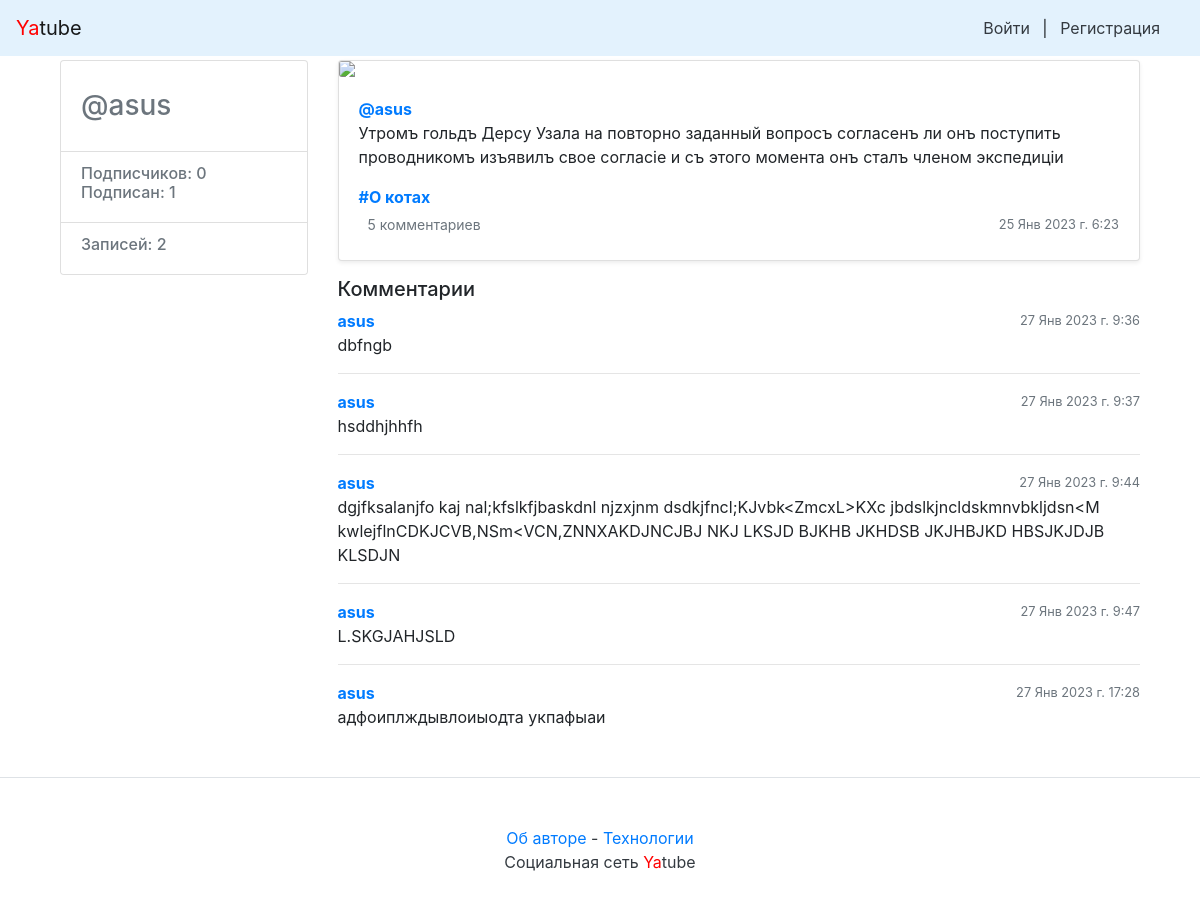
Screenshot of /asus/45/ with the database file from the repository.
### posts/models.py (models this page shows, shortened)
class Post(models.Model):
    objects = None
    text = models.TextField(verbose_name='Текст')
    pub_date = models.DateTimeField("date published", auto_now_add=True)
    author = models.ForeignKey(
        User,
        on_delete=models.CASCADE,
        related_name="posts",
        verbose_name='Автор'
    )
    group = models.ForeignKey(
        'Group',
        on_delete=models.CASCADE,
        related_name="posts", blank=True,
        null=True,
        verbose_name='Группа'
    )
    image = models.ImageField(
        upload_to='posts/%Y/%m/%d/',
        blank=True,
        null=True,
        verbose_name='Изображение'
    )
    class Meta:
        ordering = ['-pub_date']
        verbose_name = 'Пост'
        verbose_name_plural = 'Посты'

class Group(models.Model):
    title = models.CharField(max_length=200, verbose_name='Название группы')
    slug = models.SlugField(unique=True, verbose_name='URL адрес/')
    description = models.TextField(verbose_name='Описание группы')
    class Meta:
        verbose_name = 'Группа'
        verbose_name_plural = 'Группы'

class Comment(models.Model):
    post = models.ForeignKey(
        Post,
        on_delete=models.CASCADE,
        related_name="comments",
        verbose_name='Пост'
    )
    author = models.ForeignKey(
        User,
        on_delete=models.CASCADE,
        related_name="comments",
        verbose_name='Автор'
    )
    text = models.TextField(verbose_name='Текст')
    created = models.DateTimeField("comment_created", auto_now_add=True)
    class Meta:
        verbose_name = 'Комментарий'
        verbose_name_plural = 'Комментарии'

### posts/views.py (the view)
# urls.py: path('<str:username>/<int:post_id>/', views.post_view, name='post'),
def post_view(request, username, post_id):
    author = get_object_or_404(User, username=username)
    post = get_object_or_404(Post, author=author, pk=post_id)
    items = post.comments.all()
    form = CommentForm()
    following = Follow.objects.filter(author=author)
    return render(request, 'post.html', {
            'author': author,
            'post': post,
            'items': items,
            'form': form,
            'following': following
    })

### posts/context_processors.py (called while the page is built)
def year(request):
    years = datetime.now().year
    return {'year': years}

### templates/post.html (shortened to what this page needs)
{% extends "base.html" %}
{% block content %}
<main role="main" class="container">
    <div class="row">
        <div class="col-md-3 mb-3 mt-1">
            {% include 'profile_container.html' %}
        </div>
        <div class="col-md-9">
            {% include "post_item.html" with post=post %}
            {% include 'comments.html' %}
        </div>
    </div>
</main>
{% endblock %}

### templates/profile_container.html (shortened to what this page needs)
<div class="card">
    <div class="card-body">
        <div class="h3 text-muted">
             @{{ author.username }}
        </div>
    </div>
    <ul class="list-group list-group-flush">
        <li class="list-group-item">
                <div class="h6 text-muted">
                Подписчиков: {{ author.following.count }} <br />
                Подписан: {{ author.follower.count }}
                </div>
        </li>
        <li class="list-group-item">
                <div class="h6 text-muted">
                    Записей: {{ author.posts.count }}
                </div>
        </li>
    </ul>
</div>

### templates/post_item.html (shortened to what this page needs)
<div class="card mb-3 mt-1 shadow-sm">
    {% load thumbnail %}
    {% thumbnail post.image "960x339" crop="center" upscale=True as im %}
    <img class="card-img" src="{{ im.url }}" />
    {% endthumbnail %}
    <div class="card-body">
        <p class="card-text">
            <a name="post_{{ post.id }}" href="{% url 'profile' post.author.username %}">
                <strong class="d-block text-gray-dark">@{{ post.author }}</strong>
            </a>
            {{ post.text|linebreaksbr }}
        </p>
        {% if post.group %}
        <a class="card-link muted" href="{% url 'group' post.group.slug %}">
                <strong class="d-block text-gray-dark">#{{ post.group.title }}</strong>
        </a>
        {% endif %}
        <div class="d-flex justify-content-between align-items-center">
            <div class="btn-group ">
                <a class="btn btn-sm text-muted" href="{% url 'post' post.author.username post.id %}" role="button">
                    {% if post.comments.exists %}
                        {{ post.comments.count }} комментариев
                    {% else%}
                        Добавить комментарий
                    {% endif %}
                </a>
            </div>
            <small class="text-muted">{{ post.pub_date|date:"d M Y г. G:i" }}</small>
        </div>
    </div>
</div>

### templates/comments.html (shortened to what this page needs)
{% load user_filters %}
<h5 class="mt-0">Комментарии</h5>
{% for item in items %}
    <div class="media-body">
        <div class="d-flex justify-content-between align-items-center">
            <div class="btn-group ">
                <strong class="d-block text-gray-dark">
                    <a href="{% url 'profile' item.author.username %}" name="comment_{{ item.id }}">
                        {{ item.author.username }}
                    </a>
                </strong>
            </div>
            <small class="text-muted">{{ item.created|date:"d M Y г. G:i" }}</small>
        </div>
        {{ item.text }}
        {% if not forloop.last %}<hr>{% endif %}
    </div>
{% endfor %}

### rows the page displays
Post: author "asus", text "Утромъ гольдъ Дерсу Узала на повторно заданный вопросъ согласенъ ли онъ поступить проводникомъ изъявилъ свое согласіе и съ этого момента онъ сталъ членом экспедиціи", group "О котах", comments.count "5", pub_date "25 Янв 2023 г. 6:23"
Comment: author.username "asus", created "27 Янв 2023 г. 9:36", text "dbfngb"
Comment: author.username "asus", created "27 Янв 2023 г. 9:37", text "hsddhjhhfh"
Comment: author.username "asus", created "27 Янв 2023 г. 9:44", text "dgjfksalanjfo kaj nal;kfslkfjbaskdnl njzxjnm dsdkjfncl;KJvbk<ZmcxL>KXc jbdslkjncldskmnvbkljdsn<M kwlejflnCDKJCVB,NSm<VCN,ZNNXAKDJNCJBJ NKJ LKSJD BJKHB JKHDSB JKJHBJKD HBSJKJDJB KLSDJN"
Comment: author.username "asus", created "27 Янв 2023 г. 9:47", text "L.SKGJAHJSLD"
Comment: author.username "asus", created "27 Янв 2023 г. 17:28", text "адфоиплждывлоиыодта укпафыаи"

### other values shown
{{ author.username }} "asus"
{{ author.following.count }} "0"
{{ author.follower.count }} "1"
{{ author.posts.count }} "2"
